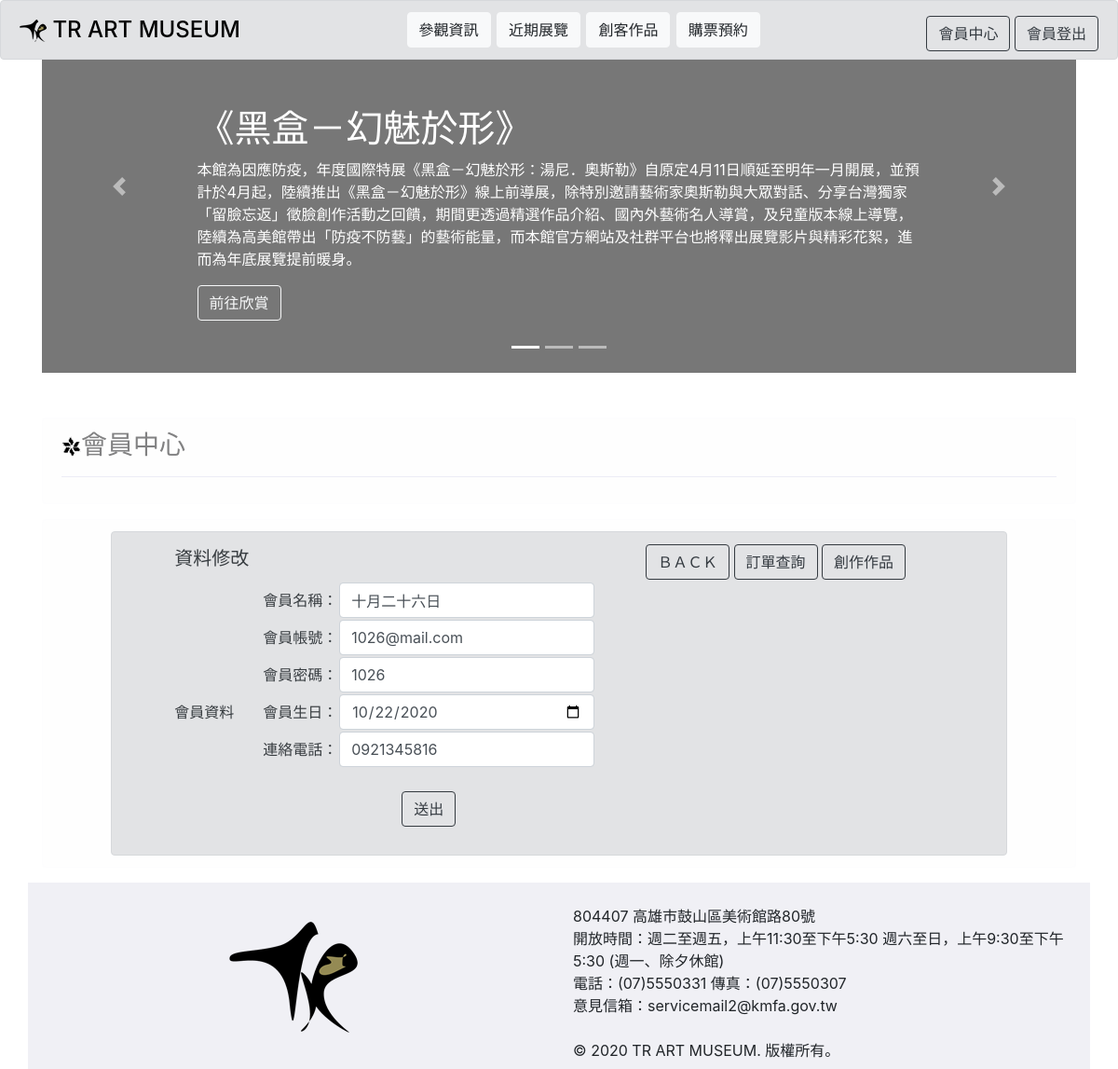
/page005-2-1.php (signed in), run on an earlier commit of the app's database.
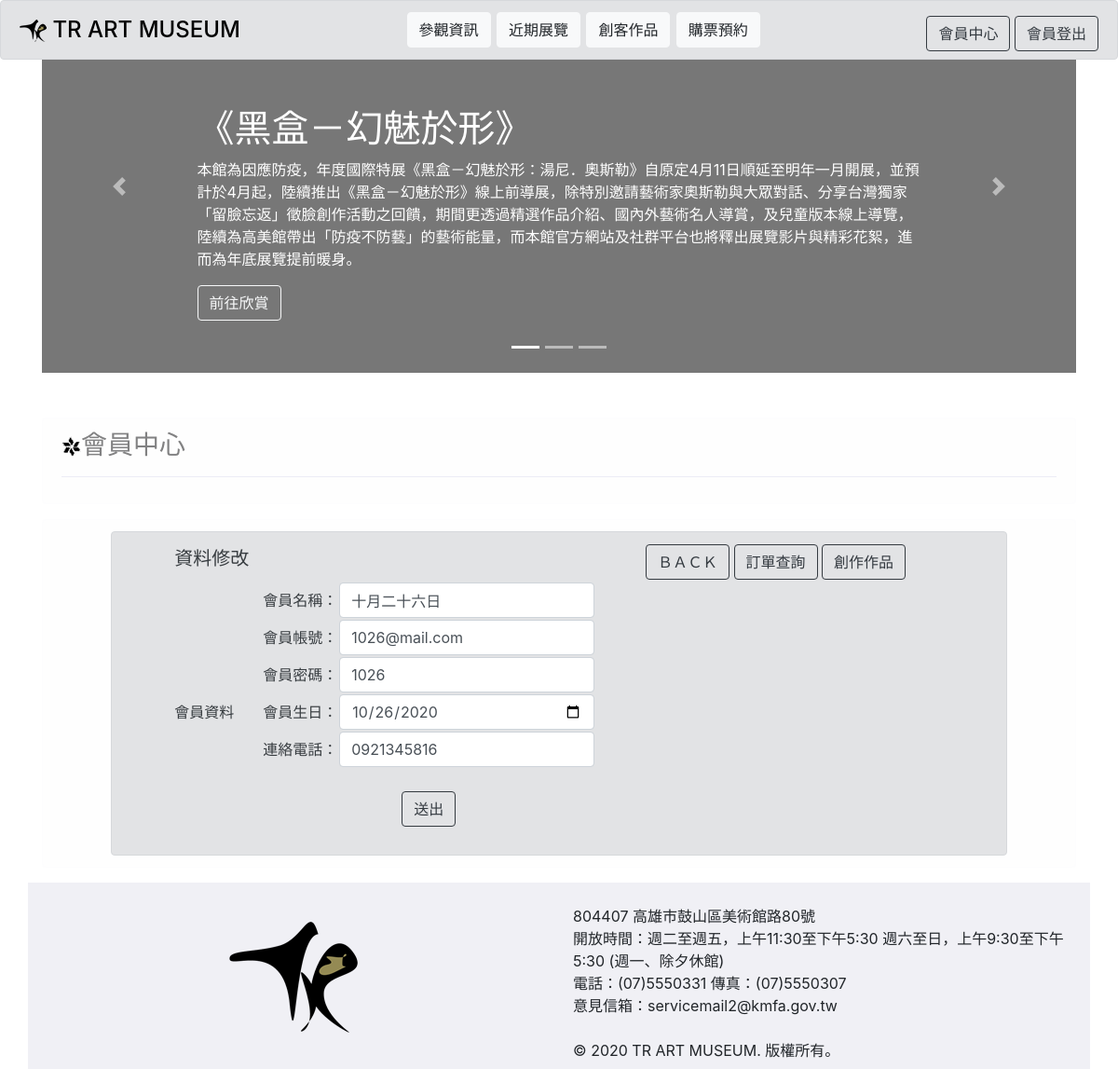
And on a later commit of the database.
### tables this page shows
CREATE TABLE `mem` (
  `id` int(11) NOT NULL,
  `name` varchar(100) NOT NULL,
  `username` varchar(100) NOT NULL,
  `password` varchar(100) NOT NULL,
  `birth` varchar(100) NOT NULL,
  `phone` varchar(100) NOT NULL
);

### memdatachange.php (the view, shortened to what this page needs)
<?php
    $id = $_SESSION["user_type"];
       require "includes/db.php";
    $sql = "SELECT * FROM mem WHERE id='$id'";
    $result = $conn->query($sql);
    if ($result->num_rows > 0) {
        while($row = $result->fetch_assoc()) {
            $name = $row["name"];
            $userid = $row["username"];
            $passchk = $row["password"];
            $birth =$row["birth"];
            $phone =$row["phone"];
            echo "<form method=POST action=update.php>";
            echo "<table>";
                echo "<tr><td>會員名稱：</td><td>".
                     "<input type='text' class='form-control' value='$name' name='name'>";
                echo "</td></tr>";
                echo "<tr><td>會員帳號：</td><td>".
                     "<input type='email' class='form-control' value='$userid' name='userid'>";
                echo "</td></tr>";
                echo "<tr><td>會員密碼：</td><td>".
                "<input type='text' class='form-control' value='$passchk' name='passchk'>";
                echo "</td></tr>";
                echo "<tr><td>會員生日：</td><td>".
                "<input type='date' class='form-control' value='$birth' name='birth'>";
                echo "</td></tr>";
                echo "<tr><td>連絡電話：</td><td>".
                "<input type='text' class='form-control' value='$phone' name='phone'>";
                echo "</td></tr>";
                echo "<tr><td align='center' colspan='2'>";
                echo "<br><P align='center'><button type='submit' class='btn btn-outline-dark'>送出</button></P>";
                echo "</td></tr>";
            echo "</table>";
            echo "</form>";
        }
    } else{
        echo "失敗";
    }
?>

What changed in the data, as far as the page shows it:
changed mem "十月二十六日": birth "10/22/2020" → "10/26/2020"
